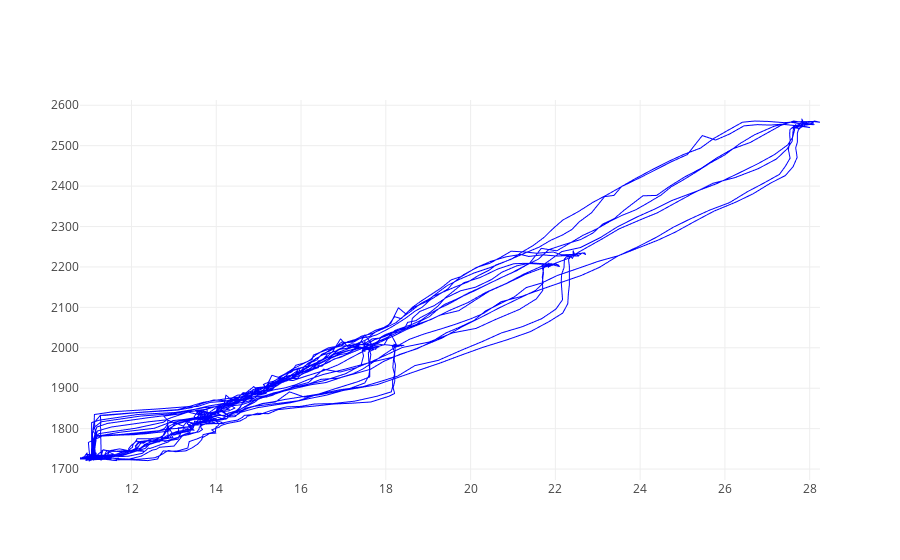

Source (notebook cell):
### Code cell
adjX = 0
adjY = 17

#assign data
trace0 = go.Scattergl(
        x = ynew[adjX:],
        y = SensorData[adjY:],
        name ="xy",
        mode = 'lines',
        line=dict(
            width=1, color='blue'
        )
)
data = [trace0]

iplot(data, filename='scatter')

### Figure 1 — Plotly figure (JSON) as saved in the notebook; plotly's stock layout.template omitted (floating-point values rounded to 4 significant figures; data arrays with more than 128 entries replaced by an {"elided": "..."} marker saying what was removed)
{"data": [{"line": {"color": "blue", "width": 1}, "mode": "lines", "name": "xy", "type": "scattergl", "x": {"elided": "1890 float values"}, "y": {"elided": "1894 str values"}}], "layout": {}}
